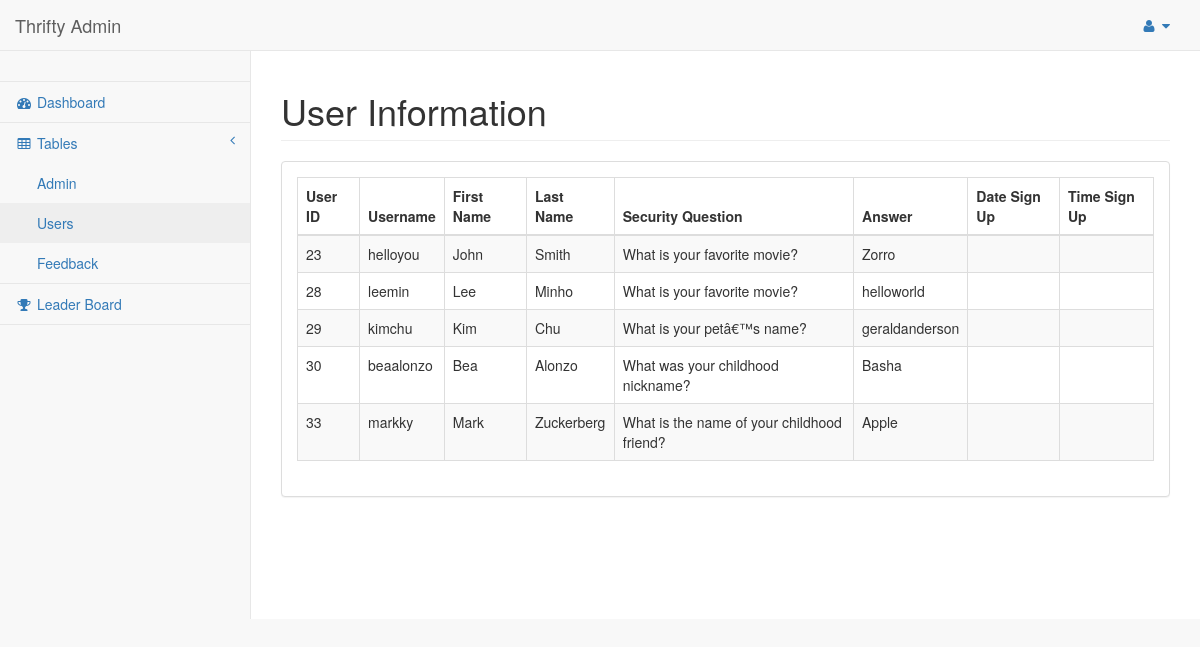
Before: /pages/table1.php (signed in) with the older database file.
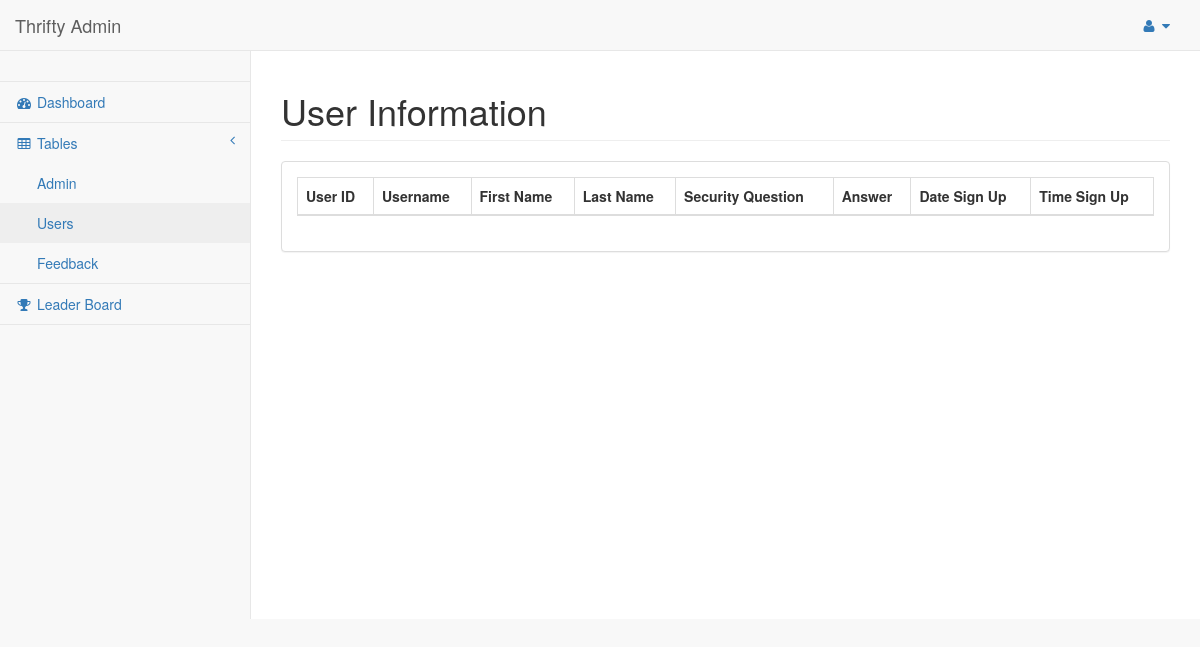
After: the same page with the newer database file.
### tables this page shows
CREATE TABLE IF NOT EXISTS `users` (
  `id` bigint(20) NOT NULL,
  `firstname` varchar(100) NOT NULL,
  `lastname` varchar(100) NOT NULL,
  `question` varchar(100) NOT NULL,
  `answer` varchar(100) NOT NULL,
  `username` varchar(100) NOT NULL,
  `password` varchar(100) NOT NULL,
  `dp` varchar(100) NOT NULL
);

### pages/table1.php (the view, shortened to what this page needs)
<!DOCTYPE html>
<html lang="en">
<head>
    <link href="../vendor/bootstrap/css/bootstrap.min.css" rel="stylesheet">
    <link href="../vendor/metisMenu/metisMenu.min.css" rel="stylesheet">
    <link href="../vendor/datatables-plugins/dataTables.bootstrap.css" rel="stylesheet">
    <link href="../vendor/datatables-responsive/dataTables.responsive.css" rel="stylesheet">
    <link href="../dist/css/sb-admin-2.css" rel="stylesheet">
    <link href="../vendor/font-awesome/css/font-awesome.min.css" rel="stylesheet" type="text/css">
</head>
<body>
    <div id="wrapper">
        <nav class="navbar navbar-default navbar-static-top" role="navigation" style="margin-bottom: 0">
            <div class="navbar-header">
                <a class="navbar-brand" href="index.php">Thrifty Admin</a>
            </div>
            <ul class="nav navbar-top-links navbar-right">
                <li class="dropdown">
                    <a class="dropdown-toggle" data-toggle="dropdown" href="#">
                        <i class="fa fa-user fa-fw"></i> <i class="fa fa-caret-down"></i>
                    </a>
                </li>
            </ul>
            <div class="navbar-default sidebar" role="navigation">
                <div class="sidebar-nav navbar-collapse">
                    <ul class="nav" id="side-menu">
                        <li class="sidebar-search">
                        </li>
                        <li>
                            <a href="index.php"><i class="fa fa-dashboard fa-fw"></i> Dashboard</a>
                        </li>
                        <li>
                            <a href="#"><i class="fa fa-table fa-fw"></i> Tables<span class="fa arrow"></span></a>
							<ul class="nav nav-second-level">
                                <li>
                                    <a href="table.php">Admin</a>
                                </li>
								<li>
                                    <a href="table1.php">Users</a>
                                </li>
                                <li>
                                    <a href="table2.php">Feedback</a>
                                </li>
                            </ul>
                        </li>
						<li>
                            <a href="leaderboard.php"><i class="fa fa-trophy fa-fw"></i> Leader Board</a>
                        </li>
                    </ul>
                </div>
            </div>
        </nav>
        <div id="page-wrapper">
            <div class="row">
                <div class="col-lg-12">
                    <h1 class="page-header">User Information</h1>
                </div>
            </div>
            <div class="row">
                <div class="col-lg-12">
                    <div class="panel panel-default">
                        <div class="panel-body">
                            <table width="100%" class="table table-striped table-bordered table-hover" id="dataTables-example">
                                <thead>
                                    <tr>
                                        <th class="center">User ID</th>
										<th class="center">Username</th>
                                        <th class="center">First Name</th>
                                        <th class="center">Last Name</th>
										<th class="center">Security Question</th>
										<th class="center">Answer</th>
										<th class="center">Date Sign Up</th>
										<th class="center">Time Sign Up</th>
                                    </tr>
                                </thead>
                                <tbody>
								<?php
									$result=mysql_query("SELECT * from users");
									while($row=mysql_fetch_array($result)){
								?>
                                    <tr class="odd gradeX">
                                        <td class="center"><?php echo $row['id']?></td>
										<td class="center"><?php echo $row['username']?></td>
                                        <td class="center"><?php echo $row['firstname']?></td>
                                        <td class="center"><?php echo $row['lastname']?></td>
										<td class="center"><?php echo $row['question']?></td>
										<td class="center"><?php echo $row['answer']?></td>
										<td class="center"><?php echo $row['dateSignedUp']?></td>
										<td class="center"><?php echo $row['timeSignedUp']?></td>
                                    </tr><?php } ?>
                                </tbody>
                            </table>
                        </div>
                    </div>
                </div>
            </div>
        </div>
    </div>
</body>
</html>

Changed rows visible on the page:
removed users: id "23", username "helloyou", firstname "John", lastname "Smith", question "What is your favorite movie?", answer "Zorro"
removed users: id "28", username "leemin", firstname "Lee", lastname "Minho", question "What is your favorite movie?", answer "helloworld"
removed users: id "29", username "kimchu", firstname "Kim", lastname "Chu", question "What is your petâ€™s name?", answer "geraldanderson"
removed users: id "30", username "beaalonzo", firstname "Bea", lastname "Alonzo", question "What was your childhood nickname?", answer "Basha"
removed users: id "33", username "markky", firstname "Mark", lastname "Zuckerberg", question "What is the name of your childhood friend?", answer "Apple"
